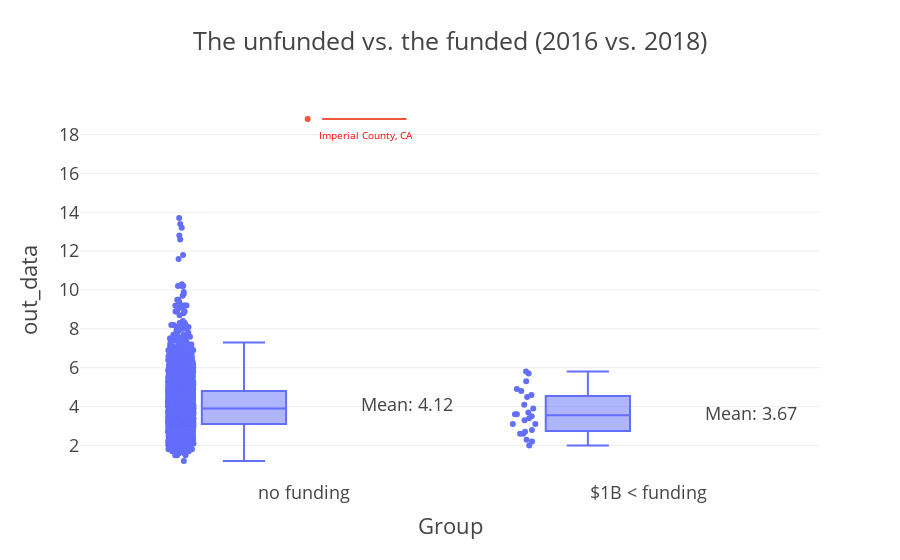

Here is the notebook cell this chart was saved with:
### Markdown cell above
Your first stab might be to select those counties which received no funding and compare them to those that receive a decent amount thereof, say above $1B. You visualize the comparison using a boxplot.

### Code cell
int_data = dg.wide[intervention]["2016"]
out_data = dg.wide[outcome]["2018"]

unfunded_mask = int_data <= 0
moderately_funded_mask = int_data > 1 * 1e8
unfunded_data = out_data[unfunded_mask]

unfunded_fips_6025_mask = dg.wide[outcome]["GeoFIPS"][unfunded_mask] == 6025
moderately_data = out_data[moderately_funded_mask]
false_array = np.tile(False, len(moderately_data))

df = pd.DataFrame(
    {
        "Group": ["no funding"] * len(unfunded_data)
        + ["$1B < funding"] * len(moderately_data),
        "out_data": np.concatenate([unfunded_data, moderately_data]),
        "Imperial County, CA": np.concatenate([unfunded_fips_6025_mask, false_array]),
    }
)


fig = px.box(
    df,
    x="Group",
    y="out_data",
    points="all",
    color="Imperial County, CA",
    title="The unfunded vs. the funded (2016 vs. 2018)",
)
mean_unfunded = unfunded_data.mean()
mean_moderately = moderately_data.mean()
fig.add_annotation(
    x=0.3, y=mean_unfunded, text=f"Mean: {mean_unfunded:.2f}", showarrow=False
)
fig.add_annotation(
    x=0.18,
    y=18,
    text="Imperial County, CA",
    font=dict(size=10, color="red"),
    showarrow=False,
)
fig.add_annotation(
    x=1.3, y=mean_moderately, text=f"Mean: {mean_moderately:.2f}", showarrow=False
)
fig.update_layout(template="presentation")
fig.update_layout(showlegend=False)
fig.show()

### Figure 1 — Plotly figure (JSON) as saved in the notebook; plotly's stock layout.template omitted (floating-point values rounded to 4 significant figures; data arrays with more than 128 entries replaced by an {"elided": "..."} marker saying what was removed)
{"data": [{"alignmentgroup": "True", "boxpoints": "all", "hovertemplate": "Imperial County, CA=False<br>Group=%{x}<br>out_data=%{y}<extra></extra>", "legendgroup": "False", "marker": {"color": "#636efa"}, "name": "False", "notched": false, "offsetgroup": "False", "orientation": "v", "showlegend": true, "type": "box", "x": {"elided": "2430 str values"}, "x0": " ", "xaxis": "x", "y": {"elided": "2430 float values"}, "y0": " ", "yaxis": "y"}, {"alignmentgroup": "True", "boxpoints": "all", "hovertemplate": "Imperial County, CA=True<br>Group=%{x}<br>out_data=%{y}<extra></extra>", "legendgroup": "True", "marker": {"color": "#EF553B"}, "name": "True", "notched": false, "offsetgroup": "True", "orientation": "v", "showlegend": true, "type": "box", "x": ["no funding"], "x0": " ", "xaxis": "x", "y": [18.8], "y0": " ", "yaxis": "y"}], "layout": {"annotations": [{"showarrow": false, "text": "Mean: 4.12", "x": 0.3, "y": 4.117}, {"font": {"color": "red", "size": 10}, "showarrow": false, "text": "Imperial County, CA", "x": 0.18, "y": 18}, {"showarrow": false, "text": "Mean: 3.67", "x": 1.3, "y": 3.671}], "boxmode": "group", "legend": {"title": {"text": "Imperial County, CA"}, "tracegroupgap": 0}, "showlegend": false, "title": {"text": "The unfunded vs. the funded (2016 vs. 2018)"}, "xaxis": {"anchor": "y", "domain": [0, 1], "title": {"text": "Group"}}, "yaxis": {"anchor": "x", "domain": [0, 1], "title": {"text": "out_data"}}}}
